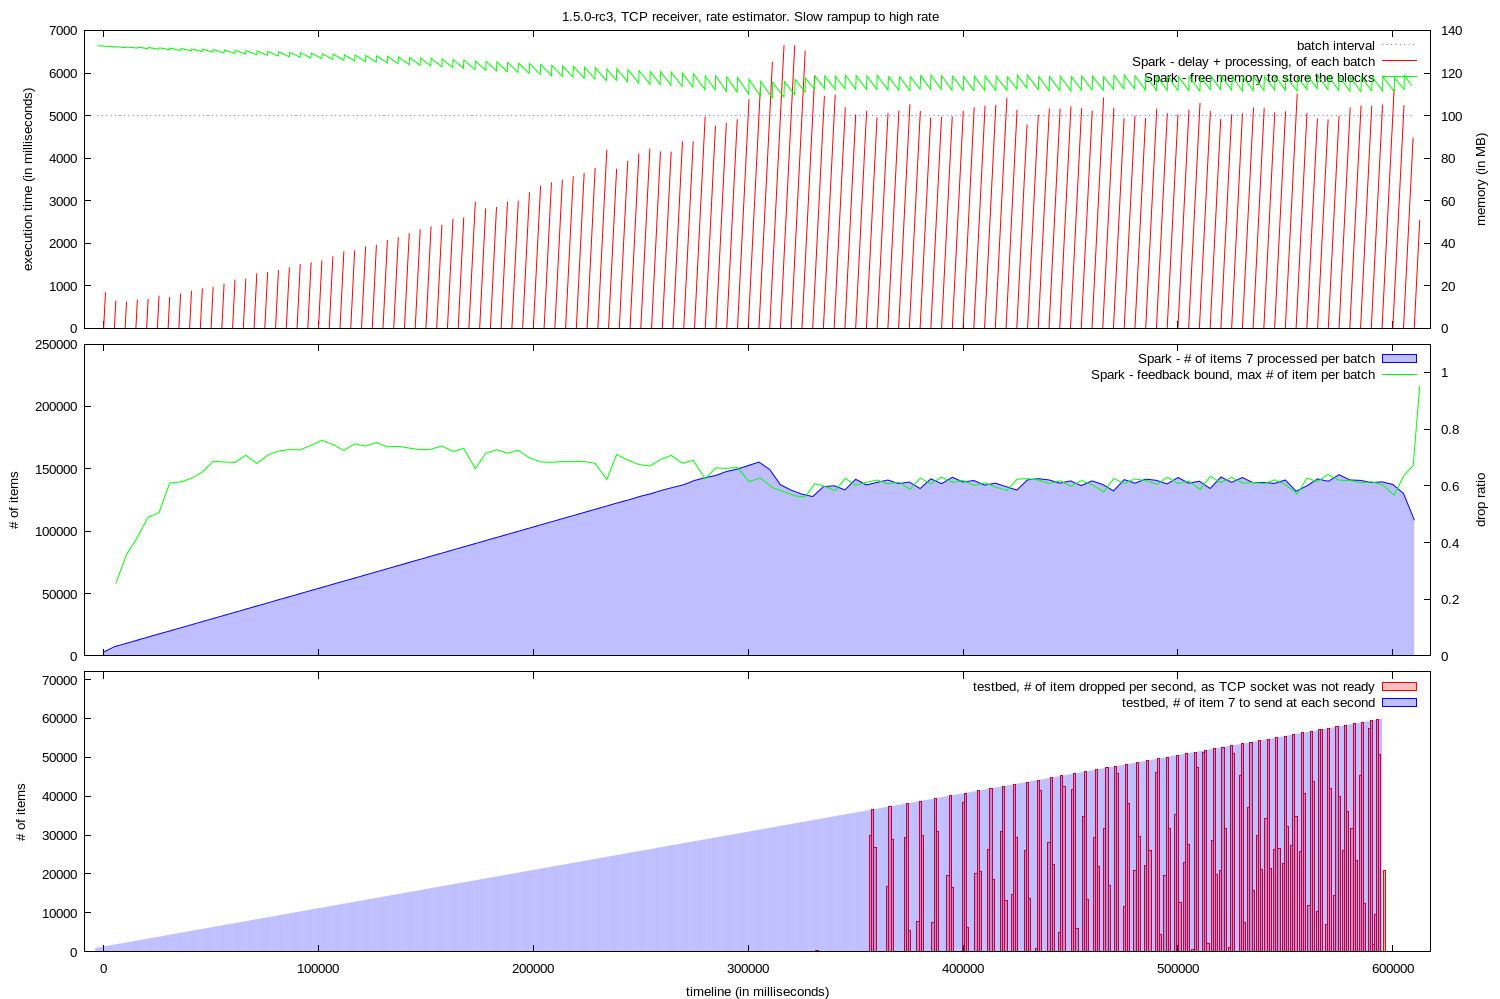

Source code (gnuplot):

set y2range [0:]
set y2tics
set yrange [0:]
set lmargin 12
set rmargin 10
set datafile missing "?"
set style fill transparent solid 0.25

set style arrow 1 nohead ls 1
set ytics nomirror

set terminal pngcairo dashed enhanced font "arial,10" fontscale 1.0 size 1500,999

set output "graph.png"

set multiplot layout 3, 1 title "1.5.0-rc3, TCP receiver, rate estimator. Slow rampup to high rate"

set xrange [ -8924 : 617535 ]
set xtics format " "
set bmargin 1
set ylabel "execution time (in milliseconds)"
set y2label "memory (in MB)"

plot "memory.log" using 1:(5000) with line lt 0 lc 3 title "batch interval", \
  "execution.log" using 2:(0):($1-$2):($1-$2) with vector title "Spark - delay + processing, of each batch" arrowstyle 1, \
  "memory.log" using 1:($2/1024) axes x1y2 with lines title "Spark - free memory to store the blocks" lt 1 lc 2
 


set tmargin 0
set ylabel "# of items"
set y2label "drop ratio"
set y2range [ 0 : 1.1 ]


plot "execution_0.log" using 2:($3) with filledcurve x1 title "Spark - # of items 7 processed per batch" lt 1 lc 3, \
  "feedback_0.log" using 1:($2 * 5) with lines title "Spark - feedback bound, max # of item per batch" lt 1 lc 2


set xlabel "timeline (in milliseconds)"


set xtics format "%.0f"
set bmargin 3
set ylabel "# of items"
unset y2label
unset y2tics
unset y2range


set yrange [ 0 : 71998 ]

set boxwidth 1000

plot "droppedValuesPerSecond.log" using 1:2 with boxes title "testbed, # of item dropped per second, as TCP socket was not ready" lt 1 lc 1, \
"tick.log" using 1:($2) with fillsteps title "testbed, # of item 7 to send at each second" lt 1 lc 3
unset multiplot
